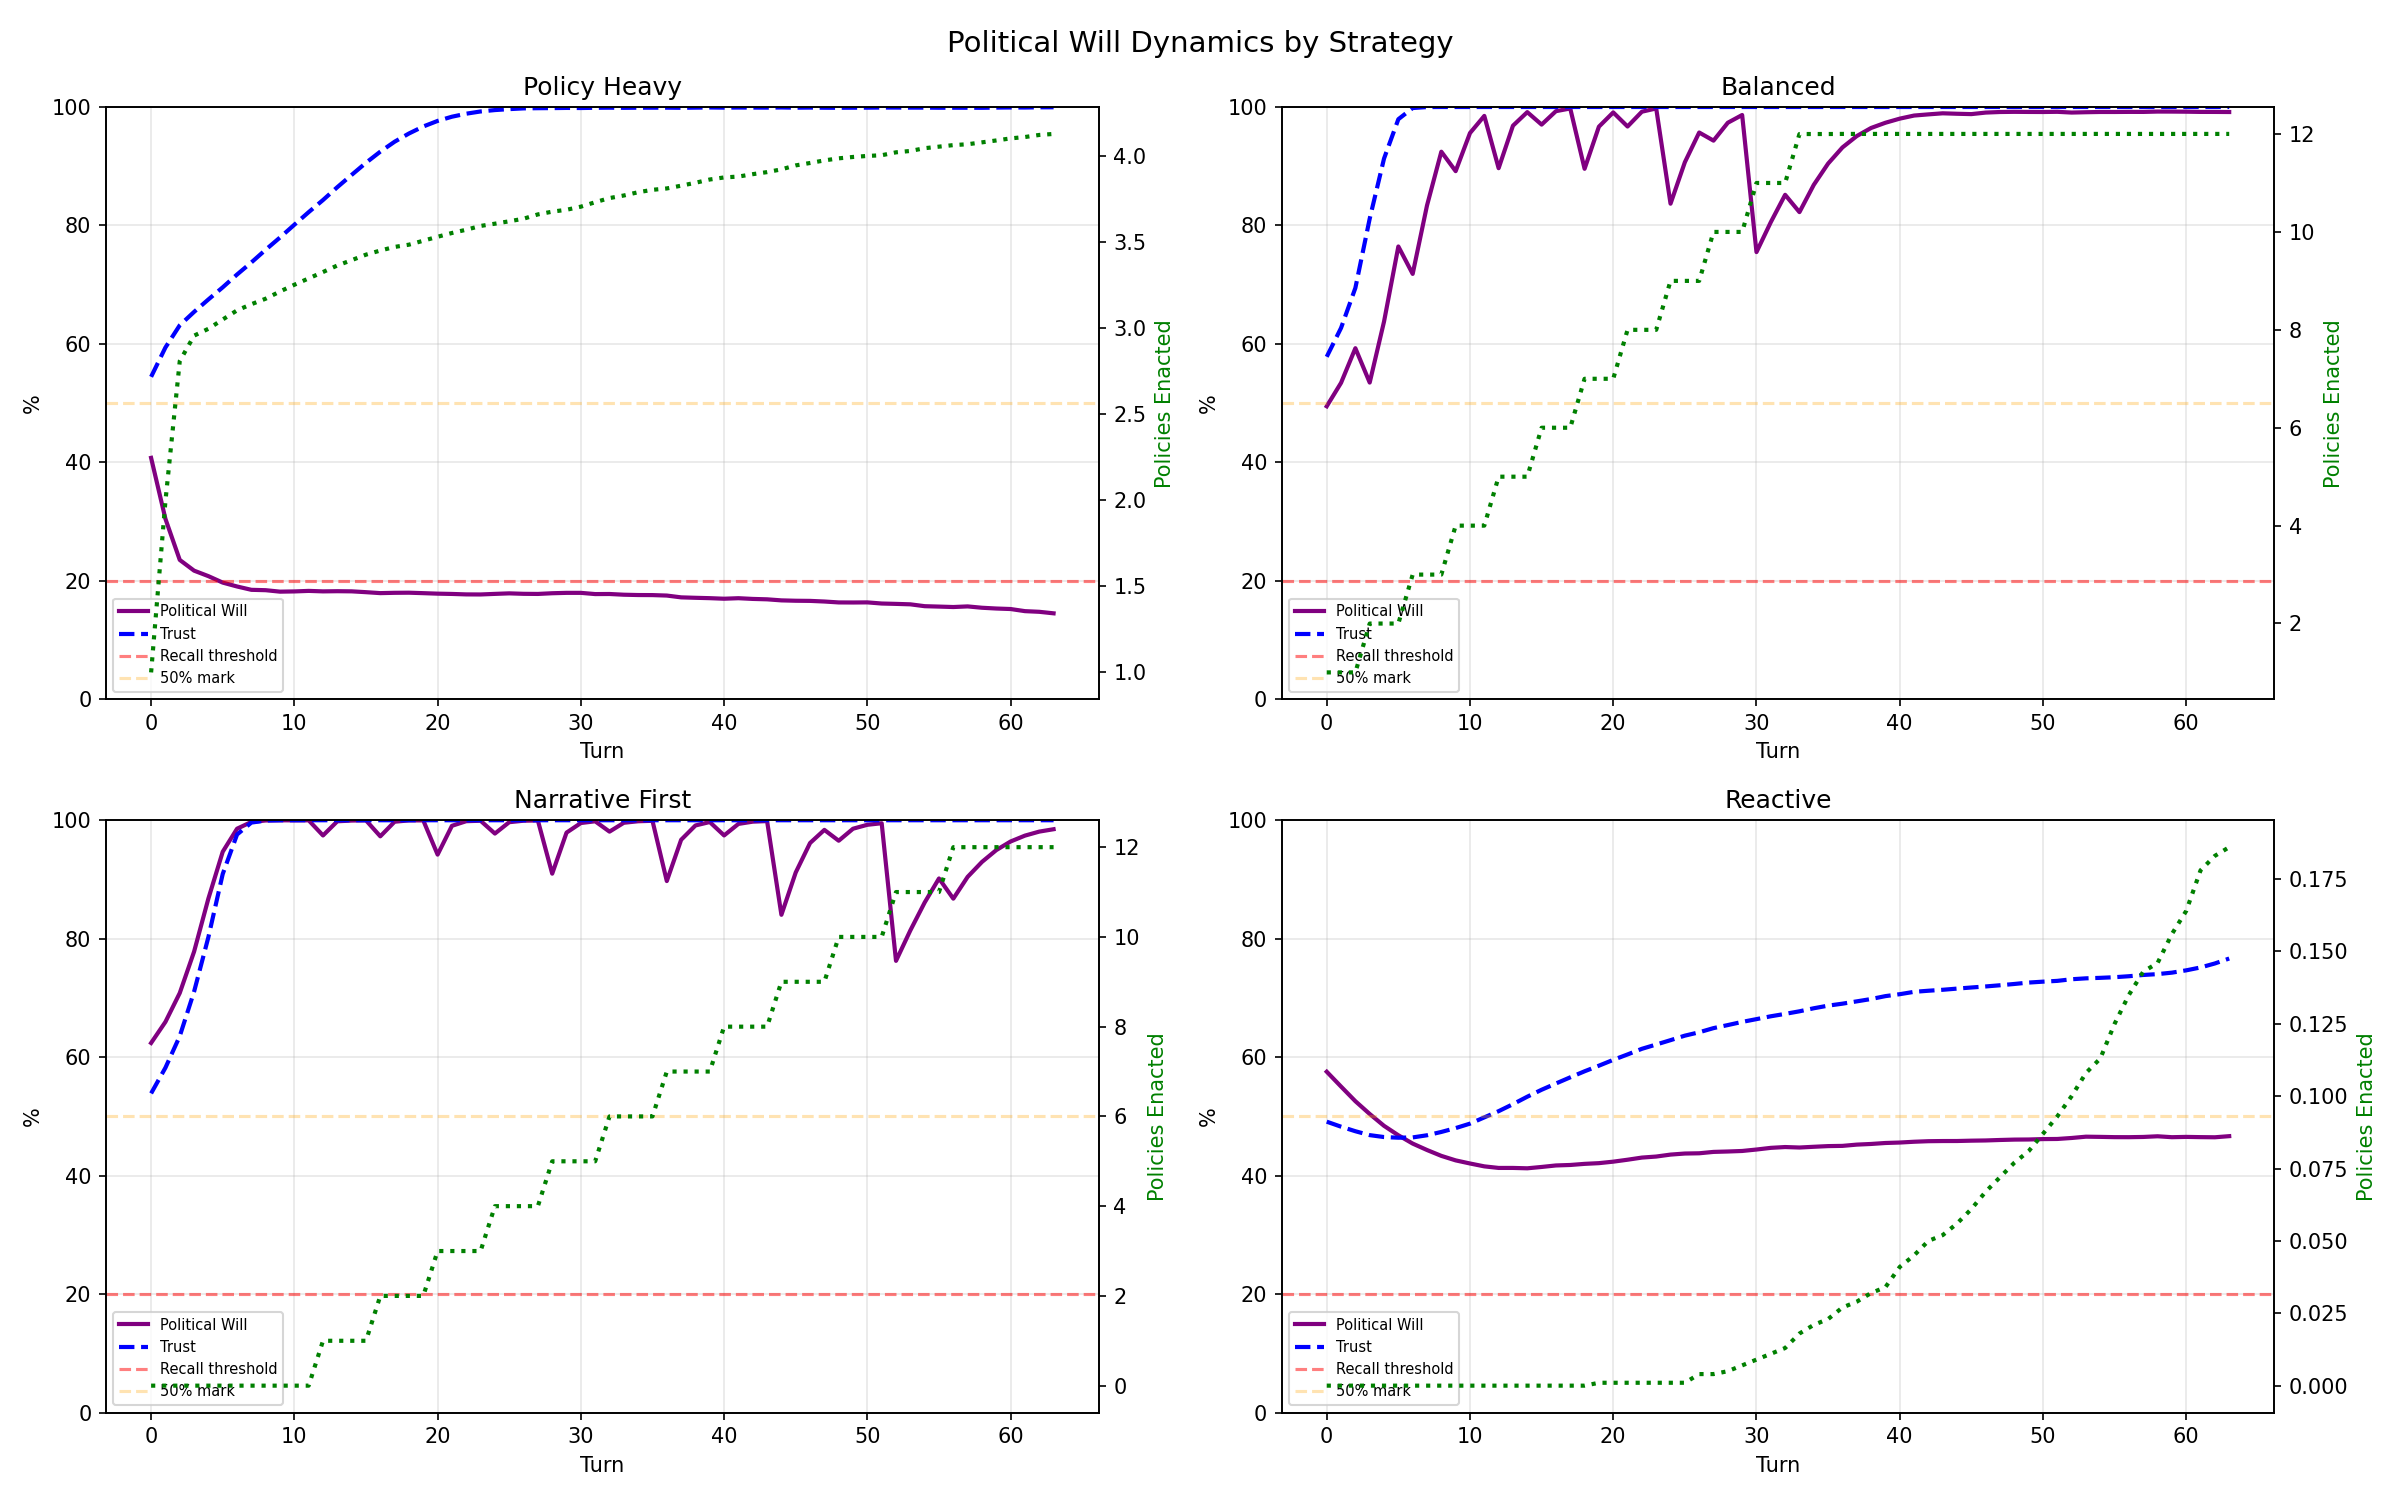

This chart was generated by the following Python code:
"""
Simulation 4: Political Will Dynamics
Model the political will economy: spending on policies, regen from trust,
loss from events, counter-narrative drain.
"""

import numpy as np
import matplotlib
matplotlib.use('Agg')
import matplotlib.pyplot as plt
from dataclasses import dataclass, field
from typing import Dict, List, Tuple
import json

np.random.seed(42)

NUM_ITERATIONS = 1000
TOTAL_TURNS = 64

# Policy costs (political will %)
POLICIES = {
    # Name: (will_threshold, will_cost, ongoing_will_drain_per_turn, trust_effect, eco_effect)
    # Awakening
    "Urban Ag Zoning":          (25, 8,  0.0, 2, 1),
    "Community Land Trust":     (35, 10, 0.0, 3, 0),
    "Green Infra Grants":       (30, 8,  0.5, 1, 2),

    # Transition
    "Participatory Budget":     (45, 12, 0.0, 5, 0),
    "Coop Tax Incentives":      (40, 10, 0.5, 2, 0),
    "Water Transit Pilot":      (50, 15, 1.0, 2, 3),
    "Reparative Housing":       (55, 15, 0.5, 4, 0),

    # Restoration
    "Regional Food Compact":    (55, 18, 1.0, 3, 3),
    "Ecological Corridor Zone": (60, 20, 1.0, 2, 5),
    "De-growth Transition":     (70, 25, 1.5, 5, 5),

    # High-cost transformative
    "Municipal Coop Bank":      (65, 20, 0.5, 4, 0),
    "Universal Basic Services": (75, 30, 2.0, 8, 0),
}

# Counter-narrative types
COUNTER_NARRATIVES = [
    {"name": "Corporate Media Attack", "will_drain": 5, "trust_drain": 2, "prob": 0.15},
    {"name": "State Legislature Pushback", "will_drain": 8, "trust_drain": 1, "prob": 0.08},
    {"name": "Developer Lobby Campaign", "will_drain": 4, "trust_drain": 1, "prob": 0.12},
    {"name": "NIMBYism Surge", "will_drain": 3, "trust_drain": 3, "prob": 0.10},
    {"name": "Federal Defunding Threat", "will_drain": 6, "trust_drain": 2, "prob": 0.05},
]

# Narrative action types
NARRATIVE_ACTIONS = [
    {"name": "Community Meeting", "will_gain": 2, "trust_gain": 3, "cost": 0},
    {"name": "Media Campaign", "will_gain": 3, "trust_gain": 1, "cost": 0.1},
    {"name": "Education Program", "will_gain": 1, "trust_gain": 2, "cost": 0.05},
    {"name": "Cultural Event", "will_gain": 2, "trust_gain": 4, "cost": 0.1},
    {"name": "Demonstration", "will_gain": 4, "trust_gain": 2, "cost": 0},
]


@dataclass
class PoliticalState:
    will: float = 60.0
    trust: float = 50.0
    eco: float = 15.0
    food: float = 10.0
    budget: float = 4.2

    policies_enacted: List[str] = field(default_factory=list)
    policies_attempted: int = 0
    policies_blocked: int = 0
    counter_narrative_hits: int = 0
    narrative_actions_taken: int = 0
    will_spent_on_policies: float = 0.0
    will_drained_by_counters: float = 0.0
    will_gained_from_trust: float = 0.0
    will_gained_from_narrative: float = 0.0

    # Track ongoing policy drains
    ongoing_drain: float = 0.0

    will_below_20_turns: int = 0
    will_below_40_turns: int = 0
    recall_triggered: bool = False


def get_narrative_actions_available(trust: float) -> int:
    """Number of narrative actions based on trust."""
    if trust >= 80:
        return 4
    elif trust >= 60:
        return 3
    elif trust >= 40:
        return 2
    else:
        return 1


def simulate_political_will(strategy: str) -> Dict:
    """
    Strategies:
    - 'policy_heavy': Pass as many policies as possible
    - 'narrative_first': Build trust/narrative before policies
    - 'balanced': Mix of both
    - 'reactive': Only spend political will when needed
    """
    state = PoliticalState()
    will_history = []
    trust_history = []
    policies_count_history = []
    drain_history = []
    regen_history = []

    # Track narrative compounding
    narrative_streak = 0

    for t in range(TOTAL_TURNS):
        turn_drain = 0
        turn_regen = 0

        # --- Counter-narratives ---
        for cn in COUNTER_NARRATIVES:
            # Probability increases slightly when player is doing well
            effective_prob = cn["prob"] * (1 + len(state.policies_enacted) * 0.02)
            if np.random.random() < effective_prob:
                state.will -= cn["will_drain"]
                state.trust -= cn["trust_drain"]
                state.counter_narrative_hits += 1
                state.will_drained_by_counters += cn["will_drain"]
                turn_drain += cn["will_drain"]

        # --- Ongoing policy drains ---
        state.will -= state.ongoing_drain
        turn_drain += state.ongoing_drain

        # --- Feedback loops ---
        # Trust > 70% -> Will regen +2%/turn
        if state.trust > 70:
            state.will += 2.0
            state.will_gained_from_trust += 2.0
            turn_regen += 2.0
        elif state.trust > 50:
            state.will += 1.0
            state.will_gained_from_trust += 1.0
            turn_regen += 1.0

        # Food sovereignty > 50% -> Trust +1%/turn
        if state.food > 50:
            state.trust += 1.0

        # --- Narrative actions ---
        num_actions = get_narrative_actions_available(state.trust)

        if strategy in ["narrative_first", "balanced"]:
            # Use all available narrative actions
            for i in range(num_actions):
                action = NARRATIVE_ACTIONS[np.random.randint(len(NARRATIVE_ACTIONS))]
                # Compounding: consecutive narrative effort is more effective
                compound_bonus = 1.0 + min(narrative_streak * 0.1, 0.5)
                will_gain = action["will_gain"] * compound_bonus
                trust_gain = action["trust_gain"] * compound_bonus

                state.will += will_gain
                state.trust += trust_gain
                state.budget -= action["cost"]
                state.narrative_actions_taken += 1
                state.will_gained_from_narrative += will_gain
                turn_regen += will_gain

            narrative_streak += 1

        elif strategy == "policy_heavy":
            # Only 1 narrative action
            action = NARRATIVE_ACTIONS[0]
            state.will += action["will_gain"]
            state.trust += action["trust_gain"]
            state.narrative_actions_taken += 1
            state.will_gained_from_narrative += action["will_gain"]
            turn_regen += action["will_gain"]
            narrative_streak = 0

        elif strategy == "reactive":
            # Narrative only when will is low
            if state.will < 40:
                for i in range(num_actions):
                    action = NARRATIVE_ACTIONS[np.random.randint(len(NARRATIVE_ACTIONS))]
                    state.will += action["will_gain"]
                    state.trust += action["trust_gain"]
                    state.budget -= action["cost"]
                    state.narrative_actions_taken += 1
                    state.will_gained_from_narrative += action["will_gain"]
                    turn_regen += action["will_gain"]
                narrative_streak += 1
            else:
                narrative_streak = 0

        # --- Policy spending ---
        if strategy == "policy_heavy":
            # Try to pass a policy every turn
            available = [name for name, (thresh, cost, drain, te, ee) in POLICIES.items()
                        if name not in state.policies_enacted and state.will >= thresh]
            if available:
                # Pick the most expensive one we can afford
                available.sort(key=lambda n: POLICIES[n][1], reverse=True)
                name = available[0]
                thresh, cost, drain, te, ee = POLICIES[name]
                state.policies_attempted += 1
                state.will -= cost
                state.will_spent_on_policies += cost
                state.ongoing_drain += drain
                state.trust += te
                state.eco += ee
                state.policies_enacted.append(name)
                turn_drain += cost

        elif strategy == "balanced":
            # Pass a policy every 3-4 turns if will is high enough
            if t % 3 == 0:
                available = [name for name, (thresh, cost, drain, te, ee) in POLICIES.items()
                            if name not in state.policies_enacted and state.will >= thresh
                            and state.will - cost >= 30]  # Keep reserve
                if available:
                    # Pick mid-range
                    available.sort(key=lambda n: POLICIES[n][1])
                    name = available[len(available)//2]
                    thresh, cost, drain, te, ee = POLICIES[name]
                    state.policies_attempted += 1
                    state.will -= cost
                    state.will_spent_on_policies += cost
                    state.ongoing_drain += drain
                    state.trust += te
                    state.eco += ee
                    state.policies_enacted.append(name)
                    turn_drain += cost

        elif strategy == "narrative_first":
            # Only pass policies after trust is high (turn 12+)
            if t >= 12 and t % 4 == 0:
                available = [name for name, (thresh, cost, drain, te, ee) in POLICIES.items()
                            if name not in state.policies_enacted and state.will >= thresh
                            and state.will - cost >= 35]
                if available:
                    available.sort(key=lambda n: POLICIES[n][1])
                    name = available[len(available)//2]
                    thresh, cost, drain, te, ee = POLICIES[name]
                    state.policies_attempted += 1
                    state.will -= cost
                    state.will_spent_on_policies += cost
                    state.ongoing_drain += drain
                    state.trust += te
                    state.eco += ee
                    state.policies_enacted.append(name)
                    turn_drain += cost

        elif strategy == "reactive":
            # Only pass policies when will is above 60%
            if state.will > 60:
                available = [name for name, (thresh, cost, drain, te, ee) in POLICIES.items()
                            if name not in state.policies_enacted and state.will >= thresh
                            and state.will - cost >= 40]
                if available:
                    # Pick cheapest
                    available.sort(key=lambda n: POLICIES[n][1])
                    name = available[0]
                    thresh, cost, drain, te, ee = POLICIES[name]
                    state.policies_attempted += 1
                    state.will -= cost
                    state.will_spent_on_policies += cost
                    state.ongoing_drain += drain
                    state.trust += te
                    state.eco += ee
                    state.policies_enacted.append(name)
                    turn_drain += cost

        # Project-based eco/food gain (simplified background)
        state.eco += np.random.uniform(0.5, 1.5)
        state.food += np.random.uniform(0.3, 1.0)

        # Budget
        if t > 0 and t % 4 == 0:
            state.budget += 2.5 * (0.7 + state.trust / 100 * 0.6)

        # Clamp
        state.will = np.clip(state.will, 0, 100)
        state.trust = np.clip(state.trust, 0, 100)
        state.eco = np.clip(state.eco, 0, 100)
        state.food = np.clip(state.food, 0, 100)
        state.budget = max(0, state.budget)

        # Track low will
        if state.will < 20:
            state.will_below_20_turns += 1
            if t % 16 == 15:  # End of term
                state.recall_triggered = True
        if state.will < 40:
            state.will_below_40_turns += 1

        will_history.append(state.will)
        trust_history.append(state.trust)
        policies_count_history.append(len(state.policies_enacted))
        drain_history.append(turn_drain)
        regen_history.append(turn_regen)

    return {
        "will_history": will_history,
        "trust_history": trust_history,
        "policies_count_history": policies_count_history,
        "drain_history": drain_history,
        "regen_history": regen_history,
        "policies_enacted": len(state.policies_enacted),
        "policies_blocked": state.policies_blocked,
        "counter_narrative_hits": state.counter_narrative_hits,
        "narrative_actions": state.narrative_actions_taken,
        "will_spent_policies": state.will_spent_on_policies,
        "will_drained_counters": state.will_drained_by_counters,
        "will_from_trust": state.will_gained_from_trust,
        "will_from_narrative": state.will_gained_from_narrative,
        "will_below_20_turns": state.will_below_20_turns,
        "will_below_40_turns": state.will_below_40_turns,
        "recall_triggered": state.recall_triggered,
        "final_will": state.will,
        "final_trust": state.trust,
        "ongoing_drain": state.ongoing_drain,
    }


def run_analysis():
    print("="*80)
    print("SIMULATION 4: POLITICAL WILL DYNAMICS")
    print("="*80)

    strategies = ["policy_heavy", "balanced", "narrative_first", "reactive"]
    all_results = {}

    for strategy in strategies:
        print(f"\nRunning {NUM_ITERATIONS} iterations for '{strategy}' strategy...")

        iter_results = []
        for _ in range(NUM_ITERATIONS):
            result = simulate_political_will(strategy)
            iter_results.append(result)

        # Aggregate
        avg_will = np.mean([r["will_history"] for r in iter_results], axis=0)
        avg_trust = np.mean([r["trust_history"] for r in iter_results], axis=0)
        avg_policies = np.mean([r["policies_count_history"] for r in iter_results], axis=0)
        avg_drain = np.mean([r["drain_history"] for r in iter_results], axis=0)
        avg_regen = np.mean([r["regen_history"] for r in iter_results], axis=0)

        avg_final_will = np.mean([r["final_will"] for r in iter_results])
        avg_final_trust = np.mean([r["final_trust"] for r in iter_results])
        avg_policies_enacted = np.mean([r["policies_enacted"] for r in iter_results])
        avg_counter_hits = np.mean([r["counter_narrative_hits"] for r in iter_results])
        avg_will_spent = np.mean([r["will_spent_policies"] for r in iter_results])
        avg_will_drained = np.mean([r["will_drained_counters"] for r in iter_results])
        avg_will_from_trust = np.mean([r["will_from_trust"] for r in iter_results])
        avg_will_from_narrative = np.mean([r["will_from_narrative"] for r in iter_results])
        avg_below_20 = np.mean([r["will_below_20_turns"] for r in iter_results])
        avg_below_40 = np.mean([r["will_below_40_turns"] for r in iter_results])
        pct_recall = sum(1 for r in iter_results if r["recall_triggered"]) / NUM_ITERATIONS * 100
        avg_ongoing_drain = np.mean([r["ongoing_drain"] for r in iter_results])

        all_results[strategy] = {
            "avg_will": avg_will,
            "avg_trust": avg_trust,
            "avg_policies": avg_policies,
            "avg_drain": avg_drain,
            "avg_regen": avg_regen,
            "avg_final_will": avg_final_will,
            "avg_final_trust": avg_final_trust,
            "avg_policies_enacted": avg_policies_enacted,
            "avg_counter_hits": avg_counter_hits,
            "avg_will_spent": avg_will_spent,
            "avg_will_drained": avg_will_drained,
            "avg_will_from_trust": avg_will_from_trust,
            "avg_will_from_narrative": avg_will_from_narrative,
            "avg_below_20": avg_below_20,
            "avg_below_40": avg_below_40,
            "pct_recall": pct_recall,
            "avg_ongoing_drain": avg_ongoing_drain,
        }

        print(f"  Avg policies enacted: {avg_policies_enacted:.1f}")
        print(f"  Avg final will: {avg_final_will:.1f}%")
        print(f"  Avg final trust: {avg_final_trust:.1f}%")
        print(f"  Counter-narrative hits: {avg_counter_hits:.1f}")
        print(f"  Will spent on policies: {avg_will_spent:.1f}%")
        print(f"  Will drained by counters: {avg_will_drained:.1f}%")
        print(f"  Will gained from trust: {avg_will_from_trust:.1f}%")
        print(f"  Will gained from narrative: {avg_will_from_narrative:.1f}%")
        print(f"  Turns with will < 20%: {avg_below_20:.1f}")
        print(f"  Turns with will < 40%: {avg_below_40:.1f}")
        print(f"  Recall triggered: {pct_recall:.1f}%")
        print(f"  Avg ongoing policy drain: {avg_ongoing_drain:.1f}%/turn")

    # --- Charts ---
    turns = np.arange(TOTAL_TURNS)

    # Chart 1: Political Will over time
    fig, axes = plt.subplots(2, 2, figsize=(16, 10))
    fig.suptitle("Political Will Dynamics by Strategy", fontsize=14)

    strategy_colors = {"policy_heavy": "#F44336", "balanced": "#2196F3",
                       "narrative_first": "#4CAF50", "reactive": "#FF9800"}

    for idx, strategy in enumerate(strategies):
        ax = axes[idx // 2][idx % 2]
        r = all_results[strategy]

        ax.plot(turns, r["avg_will"], label="Political Will", color="purple", linewidth=2)
        ax.plot(turns, r["avg_trust"], label="Trust", color="blue", linewidth=2, linestyle="--")
        ax2 = ax.twinx()
        ax2.plot(turns, r["avg_policies"], label="Policies", color="green", linewidth=2, linestyle=":")
        ax2.set_ylabel("Policies Enacted", color="green")

        ax.axhline(y=20, color='red', linestyle='--', alpha=0.5, label='Recall threshold')
        ax.axhline(y=50, color='orange', linestyle='--', alpha=0.3, label='50% mark')

        ax.set_title(f"{strategy.replace('_', ' ').title()}")
        ax.set_xlabel("Turn")
        ax.set_ylabel("%")
        ax.set_ylim(0, 100)
        ax.legend(loc='lower left', fontsize=7)
        ax.grid(True, alpha=0.3)

    plt.tight_layout()
    plt.savefig("/Users/annhoward/src/city_builder/simulations/sim4_political_will.png", dpi=150)
    plt.close()

    # Chart 2: Will economy balance
    fig, (ax1, ax2) = plt.subplots(1, 2, figsize=(14, 6))
    fig.suptitle("Political Will Economy Balance", fontsize=14)

    x = np.arange(len(strategies))
    labels = [s.replace("_", "\n") for s in strategies]

    # Sources of will
    will_from_trust = [all_results[s]["avg_will_from_trust"] for s in strategies]
    will_from_narrative = [all_results[s]["avg_will_from_narrative"] for s in strategies]
    will_spent = [all_results[s]["avg_will_spent"] for s in strategies]
    will_drained = [all_results[s]["avg_will_drained"] for s in strategies]
    ongoing_drain_total = [all_results[s]["avg_ongoing_drain"] * 64 for s in strategies]  # total over game

    # Inflows
    ax1.bar(x - 0.15, will_from_trust, 0.3, label="From Trust Feedback", color="#4CAF50")
    ax1.bar(x + 0.15, will_from_narrative, 0.3, label="From Narrative Actions", color="#2196F3")
    ax1.set_xticks(x)
    ax1.set_xticklabels(labels)
    ax1.set_ylabel("Total Will Gained (%)")
    ax1.set_title("Will Inflows (64 turns)")
    ax1.legend()
    ax1.grid(True, alpha=0.3, axis='y')

    # Outflows
    ax2.bar(x - 0.2, will_spent, 0.2, label="Policy Costs", color="#F44336")
    ax2.bar(x, will_drained, 0.2, label="Counter-Narrative", color="#FF9800")
    ax2.bar(x + 0.2, ongoing_drain_total, 0.2, label="Ongoing Policy Drain", color="#9C27B0")
    ax2.set_xticks(x)
    ax2.set_xticklabels(labels)
    ax2.set_ylabel("Total Will Lost (%)")
    ax2.set_title("Will Outflows (64 turns)")
    ax2.legend()
    ax2.grid(True, alpha=0.3, axis='y')

    plt.tight_layout()
    plt.savefig("/Users/annhoward/src/city_builder/simulations/sim4_will_economy.png", dpi=150)
    plt.close()

    # Chart 3: Drain vs Regen over time
    fig, axes = plt.subplots(1, 2, figsize=(14, 6))
    fig.suptitle("Will Drain vs Regen Over Time", fontsize=14)

    for idx, strategy in enumerate(["policy_heavy", "balanced"]):
        ax = axes[idx]
        r = all_results[strategy]

        # Smooth with rolling average
        window = 4
        drain_smooth = np.convolve(r["avg_drain"], np.ones(window)/window, mode='valid')
        regen_smooth = np.convolve(r["avg_regen"], np.ones(window)/window, mode='valid')
        t_smooth = turns[:len(drain_smooth)]

        ax.plot(t_smooth, drain_smooth, label="Drain (smoothed)", color="red", linewidth=2)
        ax.plot(t_smooth, regen_smooth, label="Regen (smoothed)", color="green", linewidth=2)
        ax.fill_between(t_smooth, drain_smooth, regen_smooth,
                        where=regen_smooth > drain_smooth, alpha=0.2, color='green', label='Net positive')
        ax.fill_between(t_smooth, drain_smooth, regen_smooth,
                        where=drain_smooth > regen_smooth, alpha=0.2, color='red', label='Net negative')

        ax.set_title(f"{strategy.replace('_', ' ').title()}")
        ax.set_xlabel("Turn")
        ax.set_ylabel("Will %/turn")
        ax.legend(fontsize=8)
        ax.grid(True, alpha=0.3)

    plt.tight_layout()
    plt.savefig("/Users/annhoward/src/city_builder/simulations/sim4_drain_vs_regen.png", dpi=150)
    plt.close()

    # --- Key findings ---
    print("\n" + "="*80)
    print("SIMULATION 4: POLITICAL WILL - KEY FINDINGS")
    print("="*80)

    print("\n1. WILL SUSTAINABILITY:")
    for strategy in strategies:
        r = all_results[strategy]
        net = (r["avg_will_from_trust"] + r["avg_will_from_narrative"]) - (r["avg_will_spent"] + r["avg_will_drained"])
        print(f"   {strategy:>16}: Net will over 64 turns = {net:+.1f}%, final will = {r['avg_final_will']:.1f}%")
        print(f"                    Ongoing drain at end: {r['avg_ongoing_drain']:.1f}%/turn, recall risk: {r['pct_recall']:.1f}%")

    print("\n2. CAN THE PLAYER KEEP PASSING POLICIES?")
    for strategy in strategies:
        r = all_results[strategy]
        print(f"   {strategy:>16}: {r['avg_policies_enacted']:.1f} policies enacted, turns below 40% will: {r['avg_below_40']:.1f}")

    print("\n3. COUNTER-NARRATIVE IMPACT:")
    for strategy in strategies:
        r = all_results[strategy]
        print(f"   {strategy:>16}: {r['avg_counter_hits']:.1f} counter-narrative events, {r['avg_will_drained']:.1f}% total drain")

    # Save JSON
    summary = {}
    for strategy in strategies:
        r = all_results[strategy]
        summary[strategy] = {
            "avg_policies_enacted": round(r['avg_policies_enacted'], 1),
            "avg_final_will": round(r['avg_final_will'], 1),
            "avg_final_trust": round(r['avg_final_trust'], 1),
            "will_economy": {
                "from_trust": round(r['avg_will_from_trust'], 1),
                "from_narrative": round(r['avg_will_from_narrative'], 1),
                "spent_on_policies": round(r['avg_will_spent'], 1),
                "drained_by_counters": round(r['avg_will_drained'], 1),
                "ongoing_drain_per_turn": round(r['avg_ongoing_drain'], 1),
            },
            "risk_metrics": {
                "turns_below_20_pct": round(r['avg_below_20'], 1),
                "turns_below_40_pct": round(r['avg_below_40'], 1),
                "recall_triggered_pct": round(r['pct_recall'], 1),
            },
            "counter_narrative_hits": round(r['avg_counter_hits'], 1),
        }

    with open("/Users/annhoward/src/city_builder/simulations/sim4_results.json", "w") as f:
        json.dump(summary, f, indent=2)

    print("\nResults saved to sim4_results.json")


if __name__ == "__main__":
    run_analysis()
